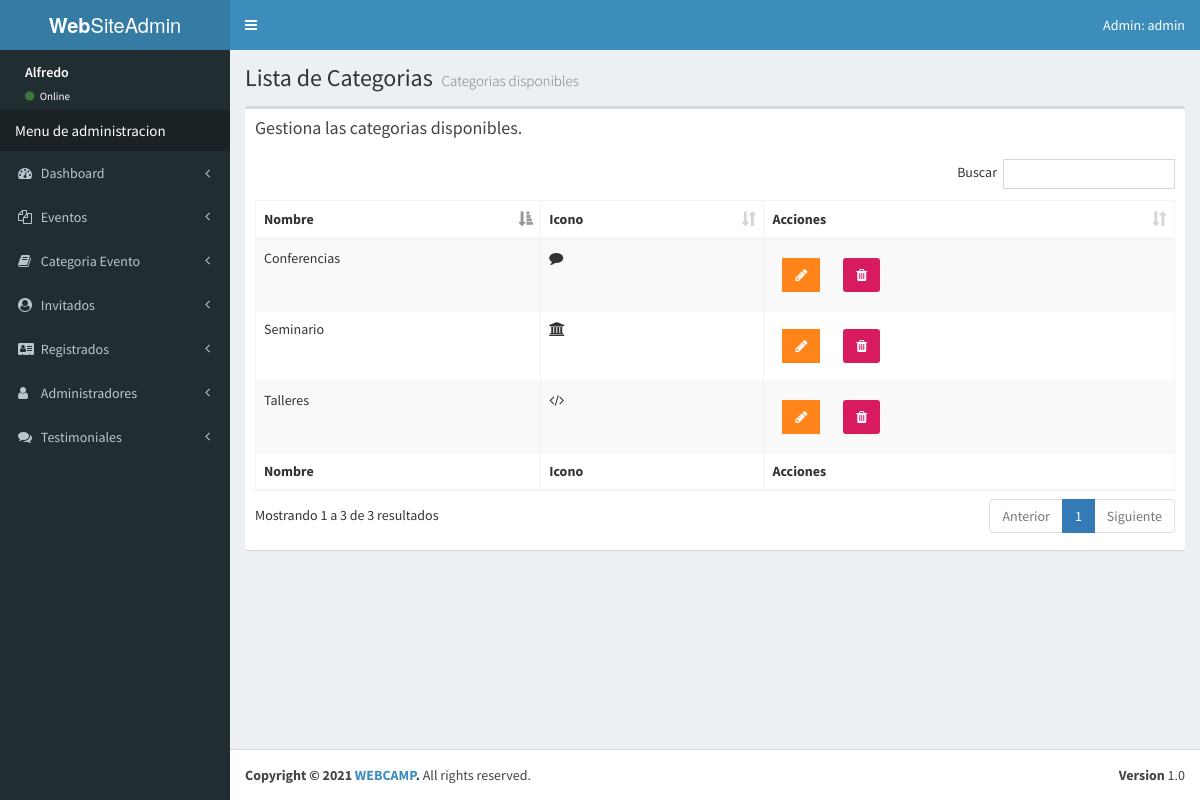
Page /admin/lista-categoria.php (signed in) on the committed database.
### tables this page shows
create table categoria_evento(id_categoria int(11) not null auto_increment, cat_evento varchar(50) not null, icono varchar(20) not null, 
editado datetime not null, primary key(id_categoria));

### admin/lista-categoria.php (the view, shortened to what this page needs)
<?php
include_once 'funciones/funciones.php';
include_once 'templates/header.php';
 include_once 'templates/barra.php';
 include_once 'templates/navegacion.php';
?>
  <div class="content-wrapper">
    <section class="content-header">
      <h1>
        Lista de Categorias
        <small>Categorias disponibles</small>
      </h1>
    </section>
    <section class="content">
      <div class="row">
        <div class="col-xs-12">
          <div class="box">
            <div class="box-header">
              <h3 class="box-title">Gestiona las categorias disponibles.</h3>
            </div>
            <div class="box-body">
              <table id="registros" class="table table-bordered table-striped">
                <thead>
                <tr>
                  <th>Nombre</th>
                  <th>Icono</th>
                  <th>Acciones</th>
                </tr>
                </thead>
                <tbody>
                   <?php
                        try {
                            $sql = "SELECT * FROM categoria_evento ";
                            $resultado = $conn->query($sql);
                        } catch (Exception $e) {
                            $error = $e->getMessage();
                            echo $error;
                        }
                        while($categoria = $resultado->fetch_assoc()) { ?>
                                 <tr>
                                     <td><?php echo $categoria['cat_evento']; ?></td>
                                     <td><i class="fa <?php echo $categoria['icono']; ?>"><?php  ?></i></td>
                                     <td>
                                        <a href="editar-categoria.php?id=<?php echo $categoria['id_categoria']; ?>" class="btn bg-orange btn-flat margin">
                                           <i class="fa fa-pencil"></i>
                                        </a>
                                        <a href="#" data-id="<?php echo $categoria['id_categoria']; ?>" data-tipo="categoria" class="btn bg-maroon margin borrar-registro">
                                           <i class="fa fa-trash"></i>
                                        </a>
                                     </td>
                                 </tr>
                       <?php }  ?>
                </tbody>
                <tfoot>
                <tr>
                  <th>Nombre</th>
                  <th>Icono</th>
                  <th>Acciones</th>
                </tr>
                </tfoot>
              </table>
            </div>
          </div>
        </div>
      </div>
    </section>
  </div>
 <?php
include_once 'templates/footer.php';
 ?>

### rows in the picture
categoria_evento: cat_evento "Seminario"
categoria_evento: cat_evento "Conferencias"
categoria_evento: cat_evento "Talleres"

### other values in the picture
$_SESSION['usuario'] "admin"
$_SESSION['nombre'] "Alfredo"
